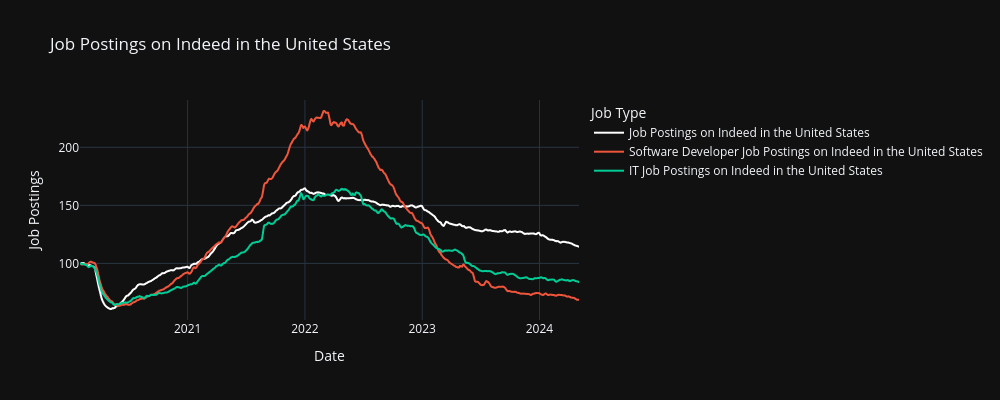

Write notebook code for a chart like this one.
### Code cell
fig = px.line(
    df,
    x=df.index,
    y=df.columns,
    title="Job Postings on Indeed in the United States",
    template="plotly_dark",
    width=1000,
    height=400,
    labels={"value": "Job Postings", "variable": "Job Type", "index": "Date"},
    color_discrete_map={"Job Postings on Indeed in the United States": "white"},
)

fig.show()

### Figure 1 — Plotly figure (JSON) as saved in the notebook; plotly's stock layout.template omitted (floating-point values rounded to 4 significant figures; data arrays with more than 128 entries replaced by an {"elided": "..."} marker saying what was removed)
{"data": [{"hovertemplate": "Job Type=Job Postings on Indeed in the United States<br>Date=%{x}<br>Job Postings=%{y}<extra></extra>", "legendgroup": "Job Postings on Indeed in the United States", "line": {"color": "white", "dash": "solid"}, "marker": {"symbol": "circle"}, "mode": "lines", "name": "Job Postings on Indeed in the United States", "showlegend": true, "type": "scattergl", "x": {"elided": "1554 str values"}, "xaxis": "x", "y": {"elided": "1554 float values"}, "yaxis": "y"}, {"hovertemplate": "Job Type=Software Developer Job Postings on Indeed in the United States<br>Date=%{x}<br>Job Postings=%{y}<extra></extra>", "legendgroup": "Software Developer Job Postings on Indeed in the United States", "line": {"color": "#EF553B", "dash": "solid"}, "marker": {"symbol": "circle"}, "mode": "lines", "name": "Software Developer Job Postings on Indeed in the United States", "showlegend": true, "type": "scattergl", "x": {"elided": "1554 str values"}, "xaxis": "x", "y": {"elided": "1554 float values"}, "yaxis": "y"}, {"hovertemplate": "Job Type=IT Job Postings on Indeed in the United States<br>Date=%{x}<br>Job Postings=%{y}<extra></extra>", "legendgroup": "IT Job Postings on Indeed in the United States", "line": {"color": "#00cc96", "dash": "solid"}, "marker": {"symbol": "circle"}, "mode": "lines", "name": "IT Job Postings on Indeed in the United States", "showlegend": true, "type": "scattergl", "x": {"elided": "1554 str values"}, "xaxis": "x", "y": {"elided": "1554 float values"}, "yaxis": "y"}], "layout": {"height": 400, "legend": {"title": {"text": "Job Type"}, "tracegroupgap": 0}, "title": {"text": "Job Postings on Indeed in the United States"}, "width": 1000, "xaxis": {"anchor": "y", "domain": [0, 1], "title": {"text": "Date"}}, "yaxis": {"anchor": "x", "domain": [0, 1], "title": {"text": "Job Postings"}}}}
